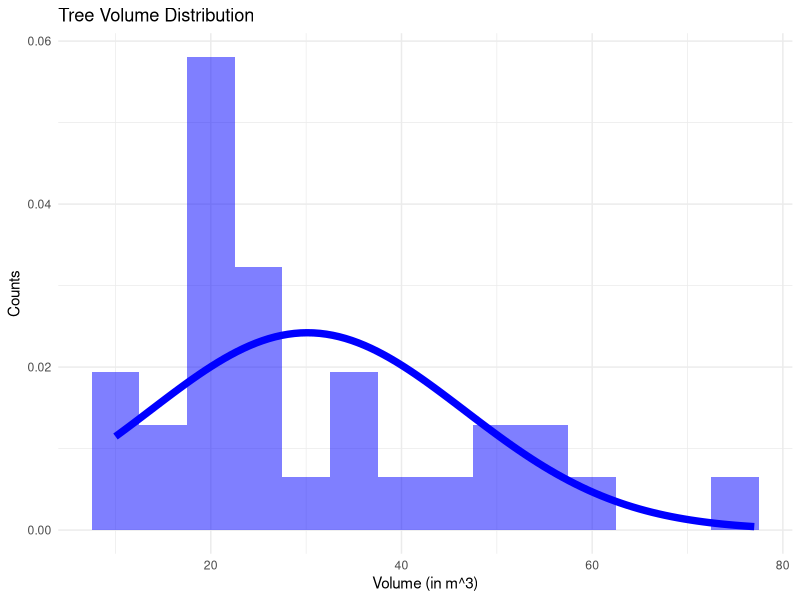
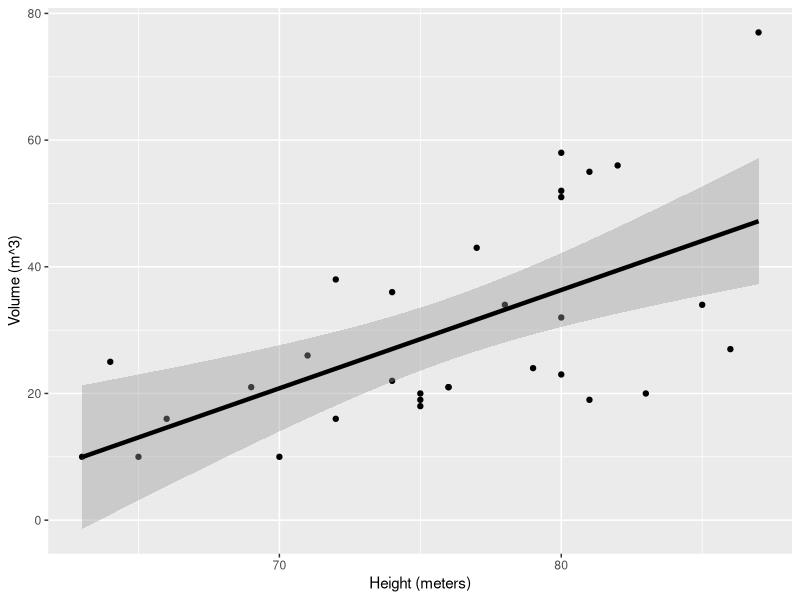
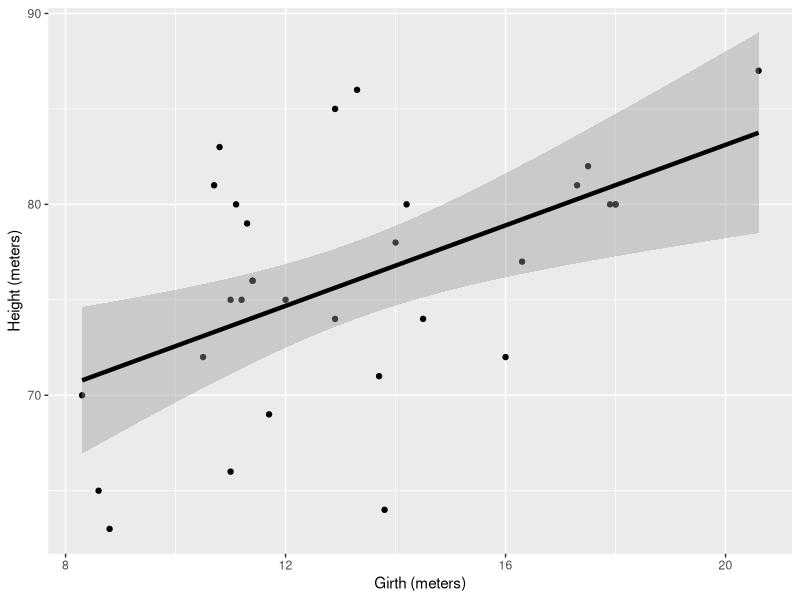
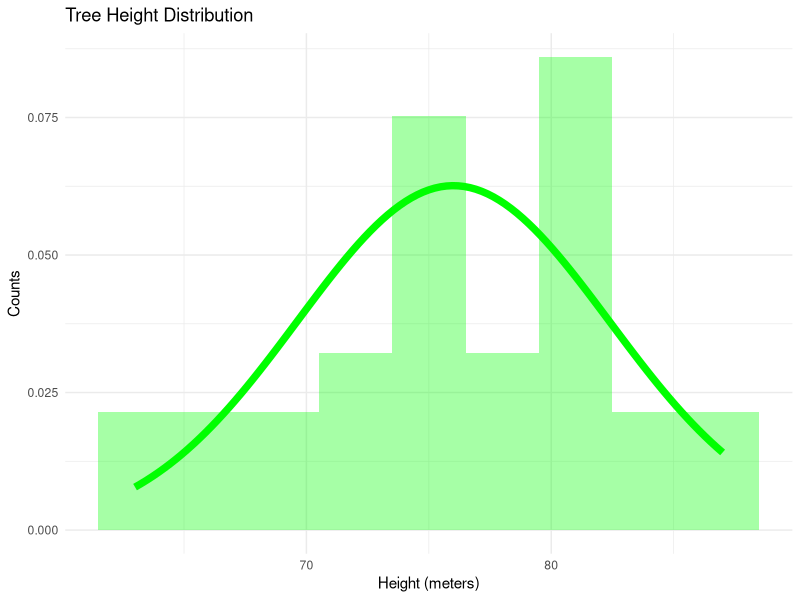

These figures' R source, in order:

setwd("~/Delaware/Professional Development/Technical Skills Courses/R")

# getwd() - get the working directory
# clear console - CTL L

rm(list = ls()) # clears the environmental variables

library(tidyverse)
library(readr) # fast and simple way to read table data
library(tibble) # enables data analysis to be done cleanlier
library(dplyr) # enables verbs for data manipulation
library(tidyr) # makes data easy to work with (inside the tidyverse)
library(ggplot2) # used for easy data visualization


########## Load in the data
# Load the built-in 'trees' dataset into the R session environment
data(trees)

# View the first few rows of the dataset
head(trees)

# Get a description and structure of the dataset
?trees
str(trees) # displays the internal structure of the dataframe

dim(trees) # retrieves the dimensions of the dataframe


# mutate is used for creating new columns or modifying existing ones
trees <- trees %>% 
  mutate(Volume = round(Volume))

print(trees)

trees <- trees %>% 
  mutate(
    Volume_group = cut(
      Volume,
      breaks = seq(min(Volume), max(Volume) + 10, by = 10), # adjust max as needed
      right = FALSE
    )
  )

############# Plot a histogram of the volume of trees

ggplot(data = trees, aes(x = Volume)) +
  geom_histogram(aes(y = after_stat(density)), binwidth = 5, fill = 'blue', alpha = 0.5) +
  # Add the normal density curve using stat_function
  stat_function(
    fun = dnorm, 
    args = list(mean = mean(trees$Volume), sd = sd(trees$Volume)),
    color = "blue", 
    linewidth = 2.5) +
  xlab("Volume (in m^3)") + 
  ylab("Counts") +
  ggtitle("Tree Volume Distribution") +
  theme_minimal()


######### Summarize the stats for volumes for trees

summary_Volume <- trees %>%
  summarise(
    mean_Volume = mean(Volume, na.rm = TRUE),
    median_Volume = median(Volume, na.rm = TRUE),
    sd_Volume = sd(Volume, na.rm = TRUE),
    min_Volume = min(Volume, na.rm = TRUE),
    max_Volume = max(Volume, na.rm = TRUE)
  )

# View the result
print(summary_Volume)


########## plotting Height vs Volume linear regression model

ggplot(data = trees, aes(x = Height, y = Volume)) +
  geom_point() +
  geom_smooth(method = "lm", col = "black", se = TRUE, lwd = 1.5) +
  xlab("Height (meters)") + 
  ylab("Volume (m^3)")


# Fit the linear model and save it to a variable called 'model'
model <- lm(Volume ~ Height, data = trees)

summary(model)

print(trees)


########## plotting Girth vs Height linear regression model
ggplot(data = trees, aes(x = Girth, y = Height)) +
  geom_point() +
  geom_smooth(method = "lm", col = "black", se = TRUE, lwd = 1.5) +
  xlab("Girth (meters)") +
  ylab("Height (meters)")

model <- lm(Height ~ Girth, data = trees)

summary(model)  
print(model)


##### Distribution of the height of trees plot
ggplot(data = trees, aes(x = Height)) +
  geom_histogram(aes(y = after_stat(density)), binwidth = 3, fill = 'green', alpha = 0.35) +
  # Add the normal density curve using stat_function
  stat_function(
    fun = dnorm, 
    args = list(mean = mean(trees$Height), sd = sd(trees$Height)),
    color = "green", 
    linewidth = 2.5) +
  xlab("Height (meters)") + 
  ylab("Counts") +
  ggtitle("Tree Height Distribution") +
  theme_minimal()


############ Summarize the tree heights
summary(trees$Height)

summary_Height <- trees %>% 
  summarise (
  mean_height = mean(Height),
  median_height = median(Height),
  sd_height = sd(Height),
  min_height = min(Height),
  max_height = max(Height)
  )

print(summary_Height)
  
  
  



